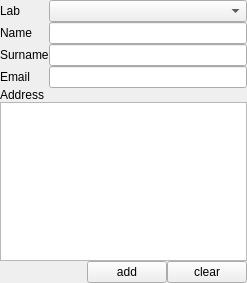
<?xml version="1.0" encoding="UTF-8"?>
<ui version="4.0">
 <class>Form</class>
 <widget class="QWidget" name="Form">
  <property name="geometry">
   <rect>
    <x>0</x>
    <y>0</y>
    <width>247</width>
    <height>283</height>
   </rect>
  </property>
  <property name="windowTitle">
   <string>Form</string>
  </property>
  <layout class="QGridLayout" name="gridLayout">
   <property name="margin">
    <number>0</number>
   </property>
   <property name="spacing">
    <number>0</number>
   </property>
   <item row="1" column="1">
    <widget class="QLineEdit" name="lineEdit"/>
   </item>
   <item row="2" column="0">
    <widget class="QLabel" name="label_2">
     <property name="text">
      <string>Surname</string>
     </property>
    </widget>
   </item>
   <item row="6" column="0" colspan="2">
    <widget class="QTextEdit" name="textEdit"/>
   </item>
   <item row="1" column="0">
    <widget class="QLabel" name="label">
     <property name="text">
      <string>Name</string>
     </property>
    </widget>
   </item>
   <item row="2" column="1">
    <widget class="QLineEdit" name="lineEdit_2"/>
   </item>
   <item row="9" column="0" colspan="2">
    <layout class="QHBoxLayout" name="horizontalLayout_2">
     <property name="spacing">
      <number>0</number>
     </property>
     <item>
      <spacer name="horizontalSpacer">
       <property name="orientation">
        <enum>Qt::Horizontal</enum>
       </property>
       <property name="sizeHint" stdset="0">
        <size>
         <width>40</width>
         <height>20</height>
        </size>
       </property>
      </spacer>
     </item>
     <item>
      <widget class="QPushButton" name="toolButton">
       <property name="text">
        <string>add</string>
       </property>
      </widget>
     </item>
     <item>
      <widget class="QPushButton" name="toolButton_2">
       <property name="text">
        <string>clear</string>
       </property>
      </widget>
     </item>
    </layout>
   </item>
   <item row="5" column="0">
    <widget class="QLabel" name="label_4">
     <property name="text">
      <string>Address</string>
     </property>
    </widget>
   </item>
   <item row="4" column="0">
    <widget class="QLabel" name="label_5">
     <property name="text">
      <string>Email</string>
     </property>
    </widget>
   </item>
   <item row="4" column="1">
    <widget class="QLineEdit" name="lineEdit_4"/>
   </item>
   <item row="0" column="0">
    <widget class="QLabel" name="label_3">
     <property name="text">
      <string>Lab</string>
     </property>
    </widget>
   </item>
   <item row="0" column="1">
    <widget class="QComboBox" name="comboBox"/>
   </item>
  </layout>
 </widget>
 <resources/>
 <connections/>
</ui>
